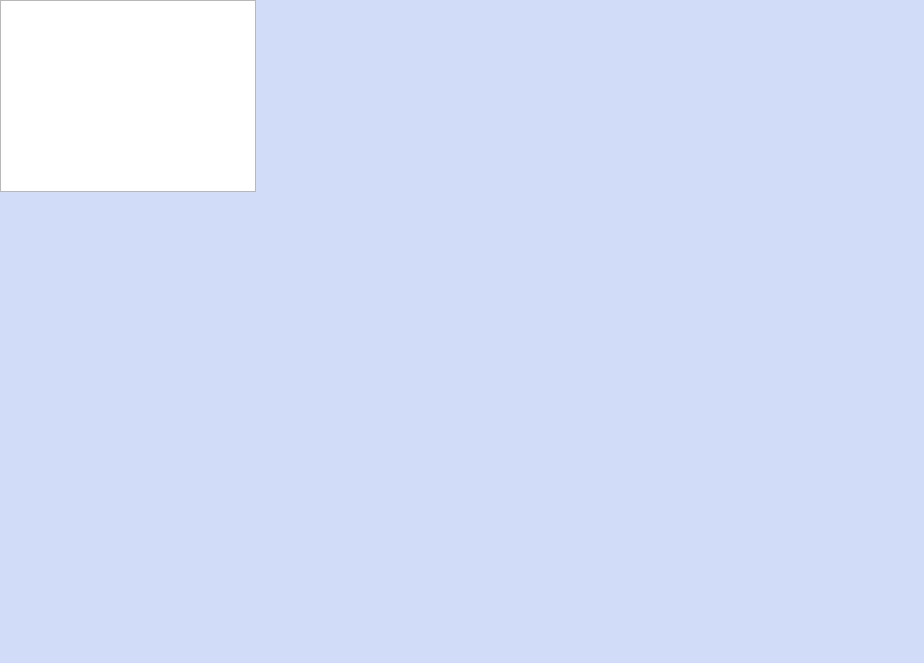
<?xml version="1.0" encoding="UTF-8"?>
<ui version="4.0">
 <class>toAboutCopyingUI</class>
 <widget class="QWidget" name="toAboutCopyingUI">
  <property name="geometry">
   <rect>
    <x>0</x>
    <y>0</y>
    <width>924</width>
    <height>663</height>
   </rect>
  </property>
  <property name="palette">
   <palette>
    <active>
     <colorrole role="Base">
      <brush brushstyle="SolidPattern">
       <color alpha="255">
        <red>255</red>
        <green>255</green>
        <blue>255</blue>
       </color>
      </brush>
     </colorrole>
     <colorrole role="Window">
      <brush brushstyle="SolidPattern">
       <color alpha="255">
        <red>209</red>
        <green>220</green>
        <blue>248</blue>
       </color>
      </brush>
     </colorrole>
    </active>
    <inactive>
     <colorrole role="Base">
      <brush brushstyle="SolidPattern">
       <color alpha="255">
        <red>255</red>
        <green>255</green>
        <blue>255</blue>
       </color>
      </brush>
     </colorrole>
     <colorrole role="Window">
      <brush brushstyle="SolidPattern">
       <color alpha="255">
        <red>209</red>
        <green>220</green>
        <blue>248</blue>
       </color>
      </brush>
     </colorrole>
    </inactive>
    <disabled>
     <colorrole role="Base">
      <brush brushstyle="SolidPattern">
       <color alpha="255">
        <red>209</red>
        <green>220</green>
        <blue>248</blue>
       </color>
      </brush>
     </colorrole>
     <colorrole role="Window">
      <brush brushstyle="SolidPattern">
       <color alpha="255">
        <red>209</red>
        <green>220</green>
        <blue>248</blue>
       </color>
      </brush>
     </colorrole>
    </disabled>
   </palette>
  </property>
  <property name="windowTitle">
   <string>Form</string>
  </property>
  <layout class="QGridLayout" name="gridLayout_2">
   <property name="leftMargin">
    <number>0</number>
   </property>
   <property name="topMargin">
    <number>0</number>
   </property>
   <property name="rightMargin">
    <number>0</number>
   </property>
   <property name="bottomMargin">
    <number>0</number>
   </property>
   <property name="spacing">
    <number>0</number>
   </property>
   <item row="0" column="0">
    <widget class="ExtendedTabWidget" name="tabWidget">
     <property name="styleSheet">
      <string notr="true">QStackedWidget
{
	background: white
} 

QPushButton#__qt__passive_pushButton {
	min-width: 180px;
	height: 32px;
	icon-size: 24px;
    color: #666;
    text-align: left;

    margin: 0px;
    padding-left: 8px;

    border-width: 0px;
    border-style: solid;
}

QPushButton#__qt__passive_pushButton:hover,
QPushButton#__qt__passive_pushButton:checked,
QPushButton#__qt__passive_pushButton:pressed,
QPushButton#__qt__passive_pushButton:focus:pressed,
QPushButton#__qt__passive_pushButton:hover:pressed
{
    color: black;
    border-radius: 6px;
    padding: -3px;
    padding-left: 4px;
    margin:3px;
    margin-left: 4px;
    background-color: #e5ebf9;
}

QPushButton#__qt__passive_pushButton:pressed,
QPushButton#__qt__passive_pushButton:focus:pressed,
QPushButton#__qt__passive_pushButton:hover:pressed
{
    margin-left: 5px;
    margin-top: 4px;
    margin-right: 2px;
    margin-bottom: 2px;
}

QPushButton#__qt__passive_pushButton:checked
{
    background-color: #ffffff;
}

QPushButton#__qt__passive_pushButton:unchecked
{
    color: #666;
//    background-color: #d1dcf8;
}</string>
     </property>
     <property name="pageTitleList">
      <stringlist>
       <string>Tora</string>
       <string>OpenSSL</string>
       <string>ANTLR</string>
       <string>KGraphViewer</string>
       <string>ExtendedTabs</string>
      </stringlist>
     </property>
     <widget class="QWidget" name="page_1">
      <layout class="QVBoxLayout" name="verticalLayout">
       <property name="spacing">
        <number>0</number>
       </property>
       <property name="leftMargin">
        <number>0</number>
       </property>
       <property name="topMargin">
        <number>0</number>
       </property>
       <property name="rightMargin">
        <number>0</number>
       </property>
       <property name="bottomMargin">
        <number>0</number>
       </property>
       <item>
        <widget class="QTextBrowser" name="textTora"/>
       </item>
      </layout>
     </widget>
     <widget class="QWidget" name="page_2">
      <layout class="QVBoxLayout" name="verticalLayout_2">
       <property name="spacing">
        <number>0</number>
       </property>
       <property name="leftMargin">
        <number>0</number>
       </property>
       <property name="topMargin">
        <number>0</number>
       </property>
       <property name="rightMargin">
        <number>0</number>
       </property>
       <property name="bottomMargin">
        <number>0</number>
       </property>
       <item>
        <widget class="QTextBrowser" name="textOpenSSL"/>
       </item>
      </layout>
     </widget>
     <widget class="QWidget" name="page_3">
      <layout class="QVBoxLayout" name="verticalLayout_3">
       <property name="spacing">
        <number>0</number>
       </property>
       <property name="leftMargin">
        <number>0</number>
       </property>
       <property name="topMargin">
        <number>0</number>
       </property>
       <property name="rightMargin">
        <number>0</number>
       </property>
       <property name="bottomMargin">
        <number>0</number>
       </property>
       <item>
        <widget class="QTextBrowser" name="textANTLR"/>
       </item>
      </layout>
     </widget>
     <widget class="QWidget" name="page_4">
      <layout class="QGridLayout" name="gridLayout">
       <property name="leftMargin">
        <number>0</number>
       </property>
       <property name="topMargin">
        <number>0</number>
       </property>
       <property name="rightMargin">
        <number>0</number>
       </property>
       <property name="bottomMargin">
        <number>0</number>
       </property>
       <property name="spacing">
        <number>0</number>
       </property>
       <item row="0" column="0">
        <widget class="QTextBrowser" name="textKgraph"/>
       </item>
      </layout>
     </widget>
     <widget class="QWidget" name="page_5">
      <layout class="QVBoxLayout" name="verticalLayout_4">
       <property name="spacing">
        <number>0</number>
       </property>
       <property name="leftMargin">
        <number>0</number>
       </property>
       <property name="topMargin">
        <number>0</number>
       </property>
       <property name="rightMargin">
        <number>0</number>
       </property>
       <property name="bottomMargin">
        <number>0</number>
       </property>
       <item>
        <widget class="QTextBrowser" name="textExtendedTabs"/>
       </item>
      </layout>
     </widget>
    </widget>
   </item>
  </layout>
 </widget>
 <customwidgets>
  <customwidget>
   <class>ExtendedTabWidget</class>
   <extends>QWidget</extends>
   <header>widgets/ExtendedTabWidget.h</header>
   <addpagemethod>addPage</addpagemethod>
   <container>1</container>
  </customwidget>
 </customwidgets>
 <resources/>
 <connections/>
</ui>
